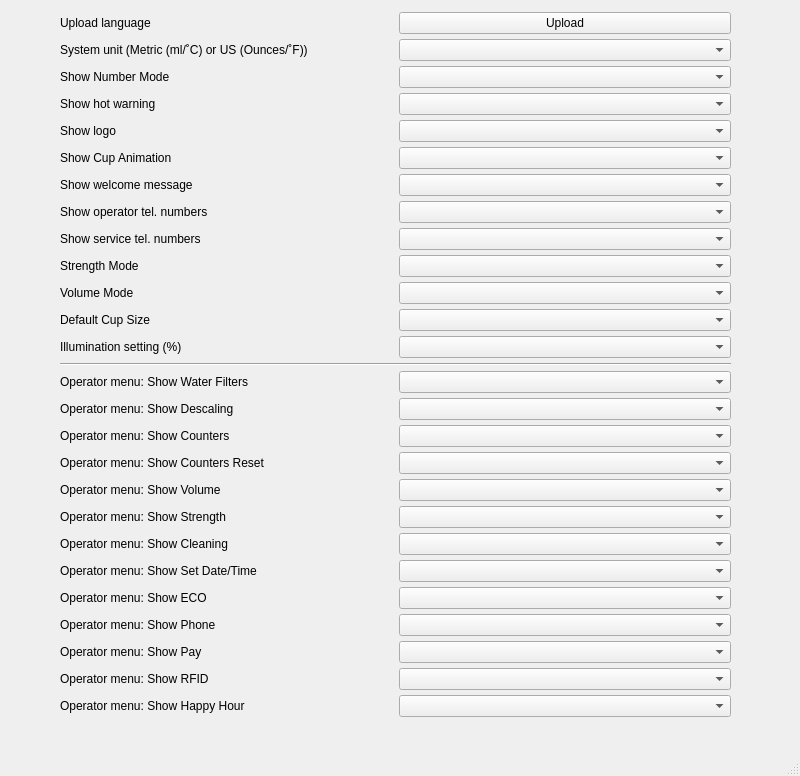
<?xml version="1.0" encoding="UTF-8"?>
<ui version="4.0">
 <class>WBSDDisplayOptWindow</class>
 <widget class="QMainWindow" name="WBSDDisplayOptWindow">
  <property name="geometry">
   <rect>
    <x>0</x>
    <y>0</y>
    <width>800</width>
    <height>776</height>
   </rect>
  </property>
  <property name="windowTitle">
   <string>Display settings</string>
  </property>
  <widget class="QWidget" name="centralwidget">
   <widget class="QWidget" name="gridLayoutWidget">
    <property name="enabled">
     <bool>true</bool>
    </property>
    <property name="geometry">
     <rect>
      <x>20</x>
      <y>10</y>
      <width>751</width>
      <height>719</height>
     </rect>
    </property>
    <layout class="QGridLayout" name="gridLayout">
     <property name="leftMargin">
      <number>40</number>
     </property>
     <property name="topMargin">
      <number>0</number>
     </property>
     <property name="rightMargin">
      <number>40</number>
     </property>
     <property name="bottomMargin">
      <number>0</number>
     </property>
     <property name="verticalSpacing">
      <number>3</number>
     </property>
     <item row="19" column="0">
      <widget class="QLabel" name="label_15">
       <property name="enabled">
        <bool>true</bool>
       </property>
       <property name="text">
        <string>Operator menu: Show Volume</string>
       </property>
      </widget>
     </item>
     <item row="16" column="1">
      <widget class="QComboBox" name="cbdescal"/>
     </item>
     <item row="26" column="1">
      <widget class="QComboBox" name="cboOperShowRFID">
       <property name="enabled">
        <bool>true</bool>
       </property>
      </widget>
     </item>
     <item row="7" column="1">
      <widget class="QComboBox" name="cboShowWelcome">
       <property name="enabled">
        <bool>true</bool>
       </property>
      </widget>
     </item>
     <item row="6" column="0">
      <widget class="QLabel" name="label_9">
       <property name="text">
        <string>Show Cup Animation</string>
       </property>
      </widget>
     </item>
     <item row="25" column="1">
      <widget class="QComboBox" name="cboOperShowPay">
       <property name="enabled">
        <bool>true</bool>
       </property>
      </widget>
     </item>
     <item row="24" column="1">
      <widget class="QComboBox" name="cboOperShowPhone">
       <property name="enabled">
        <bool>true</bool>
       </property>
      </widget>
     </item>
     <item row="13" column="1">
      <widget class="QComboBox" name="ledDIM">
       <property name="enabled">
        <bool>true</bool>
       </property>
      </widget>
     </item>
     <item row="24" column="0">
      <widget class="QLabel" name="label_17">
       <property name="enabled">
        <bool>true</bool>
       </property>
       <property name="text">
        <string>Operator menu: Show Phone</string>
       </property>
      </widget>
     </item>
     <item row="23" column="1">
      <widget class="QComboBox" name="cboOperShowECO">
       <property name="enabled">
        <bool>true</bool>
       </property>
      </widget>
     </item>
     <item row="3" column="0">
      <widget class="QLabel" name="label_5">
       <property name="enabled">
        <bool>true</bool>
       </property>
       <property name="text">
        <string>Show hot warning</string>
       </property>
      </widget>
     </item>
     <item row="20" column="0">
      <widget class="QLabel" name="label_16">
       <property name="enabled">
        <bool>true</bool>
       </property>
       <property name="text">
        <string>Operator menu: Show Strength</string>
       </property>
      </widget>
     </item>
     <item row="0" column="1">
      <widget class="QPushButton" name="btnUpload">
       <property name="text">
        <string>Upload</string>
       </property>
      </widget>
     </item>
     <item row="16" column="0">
      <widget class="QLabel" name="label_2">
       <property name="text">
        <string>Operator menu: Show Descaling</string>
       </property>
      </widget>
     </item>
     <item row="21" column="1">
      <widget class="QComboBox" name="cboOperShowCleaning">
       <property name="enabled">
        <bool>true</bool>
       </property>
      </widget>
     </item>
     <item row="10" column="0">
      <widget class="QLabel" name="label_10">
       <property name="enabled">
        <bool>true</bool>
       </property>
       <property name="text">
        <string>Strength Mode</string>
       </property>
      </widget>
     </item>
     <item row="23" column="0">
      <widget class="QLabel" name="label_20">
       <property name="enabled">
        <bool>true</bool>
       </property>
       <property name="text">
        <string>Operator menu: Show ECO</string>
       </property>
      </widget>
     </item>
     <item row="20" column="1">
      <widget class="QComboBox" name="cboOperShowStrength">
       <property name="enabled">
        <bool>true</bool>
       </property>
      </widget>
     </item>
     <item row="19" column="1">
      <widget class="QComboBox" name="cboOperShowVol">
       <property name="enabled">
        <bool>true</bool>
       </property>
      </widget>
     </item>
     <item row="21" column="0">
      <widget class="QLabel" name="label_22">
       <property name="enabled">
        <bool>true</bool>
       </property>
       <property name="text">
        <string>Operator menu: Show Cleaning</string>
       </property>
      </widget>
     </item>
     <item row="7" column="0">
      <widget class="QLabel" name="label_21">
       <property name="enabled">
        <bool>true</bool>
       </property>
       <property name="text">
        <string>Show welcome message</string>
       </property>
      </widget>
     </item>
     <item row="26" column="0">
      <widget class="QLabel" name="label_19">
       <property name="enabled">
        <bool>true</bool>
       </property>
       <property name="text">
        <string>Operator menu: Show RFID</string>
       </property>
      </widget>
     </item>
     <item row="11" column="0">
      <widget class="QLabel" name="label_11">
       <property name="enabled">
        <bool>true</bool>
       </property>
       <property name="text">
        <string>Volume Mode</string>
       </property>
      </widget>
     </item>
     <item row="2" column="0">
      <widget class="QLabel" name="label_3">
       <property name="enabled">
        <bool>true</bool>
       </property>
       <property name="text">
        <string>Show Number Mode</string>
       </property>
      </widget>
     </item>
     <item row="10" column="1">
      <widget class="QComboBox" name="strMode">
       <property name="enabled">
        <bool>true</bool>
       </property>
      </widget>
     </item>
     <item row="13" column="0">
      <widget class="QLabel" name="label_12">
       <property name="enabled">
        <bool>true</bool>
       </property>
       <property name="text">
        <string>Illumination setting (%)</string>
       </property>
      </widget>
     </item>
     <item row="1" column="1">
      <widget class="QComboBox" name="tempUnit">
       <property name="enabled">
        <bool>true</bool>
       </property>
      </widget>
     </item>
     <item row="4" column="1">
      <widget class="QComboBox" name="showLogo">
       <property name="enabled">
        <bool>true</bool>
       </property>
      </widget>
     </item>
     <item row="11" column="1">
      <widget class="QComboBox" name="volMode">
       <property name="enabled">
        <bool>true</bool>
       </property>
      </widget>
     </item>
     <item row="8" column="0">
      <widget class="QLabel" name="label_7">
       <property name="enabled">
        <bool>true</bool>
       </property>
       <property name="text">
        <string>Show operator tel. numbers</string>
       </property>
      </widget>
     </item>
     <item row="9" column="1">
      <widget class="QComboBox" name="showServTel">
       <property name="enabled">
        <bool>true</bool>
       </property>
      </widget>
     </item>
     <item row="22" column="0">
      <widget class="QLabel" name="label_14">
       <property name="enabled">
        <bool>true</bool>
       </property>
       <property name="text">
        <string>Operator menu: Show Set Date/Time</string>
       </property>
      </widget>
     </item>
     <item row="17" column="1">
      <widget class="QComboBox" name="cboOperShowCounters">
       <property name="enabled">
        <bool>true</bool>
       </property>
      </widget>
     </item>
     <item row="0" column="0">
      <widget class="QLabel" name="label">
       <property name="enabled">
        <bool>true</bool>
       </property>
       <property name="text">
        <string>Upload language</string>
       </property>
      </widget>
     </item>
     <item row="3" column="1">
      <widget class="QComboBox" name="showHotW">
       <property name="enabled">
        <bool>true</bool>
       </property>
      </widget>
     </item>
     <item row="1" column="0">
      <widget class="QLabel" name="tempLabel">
       <property name="enabled">
        <bool>true</bool>
       </property>
       <property name="text">
        <string>System unit (Metric (ml/˚C) or US (Ounces/˚F))</string>
       </property>
      </widget>
     </item>
     <item row="8" column="1">
      <widget class="QComboBox" name="showOpTel">
       <property name="enabled">
        <bool>true</bool>
       </property>
      </widget>
     </item>
     <item row="4" column="0">
      <widget class="QLabel" name="label_6">
       <property name="enabled">
        <bool>true</bool>
       </property>
       <property name="text">
        <string>Show logo</string>
       </property>
      </widget>
     </item>
     <item row="2" column="1">
      <widget class="QComboBox" name="showNumMode">
       <property name="enabled">
        <bool>true</bool>
       </property>
      </widget>
     </item>
     <item row="17" column="0">
      <widget class="QLabel" name="label_13">
       <property name="enabled">
        <bool>true</bool>
       </property>
       <property name="text">
        <string>Operator menu: Show Counters</string>
       </property>
      </widget>
     </item>
     <item row="9" column="0">
      <widget class="QLabel" name="label_8">
       <property name="enabled">
        <bool>true</bool>
       </property>
       <property name="text">
        <string>Show service tel. numbers</string>
       </property>
      </widget>
     </item>
     <item row="25" column="0">
      <widget class="QLabel" name="label_18">
       <property name="enabled">
        <bool>true</bool>
       </property>
       <property name="text">
        <string>Operator menu: Show Pay</string>
       </property>
      </widget>
     </item>
     <item row="22" column="1">
      <widget class="QComboBox" name="cboOperShowDate">
       <property name="enabled">
        <bool>true</bool>
       </property>
      </widget>
     </item>
     <item row="15" column="0">
      <widget class="QLabel" name="label_4">
       <property name="text">
        <string>Operator menu: Show Water Filters</string>
       </property>
      </widget>
     </item>
     <item row="15" column="1">
      <widget class="QComboBox" name="cbwf"/>
     </item>
     <item row="6" column="1">
      <widget class="QComboBox" name="cb_Ani"/>
     </item>
     <item row="12" column="0">
      <widget class="QLabel" name="label_23">
       <property name="text">
        <string>Default Cup Size</string>
       </property>
      </widget>
     </item>
     <item row="12" column="1">
      <widget class="QComboBox" name="cobcupsize">
       <property name="enabled">
        <bool>true</bool>
       </property>
      </widget>
     </item>
     <item row="27" column="0">
      <widget class="QLabel" name="label_24">
       <property name="enabled">
        <bool>true</bool>
       </property>
       <property name="text">
        <string>Operator menu: Show Happy Hour</string>
       </property>
      </widget>
     </item>
     <item row="27" column="1">
      <widget class="QComboBox" name="cboOperShowHpy">
       <property name="enabled">
        <bool>true</bool>
       </property>
      </widget>
     </item>
     <item row="18" column="0">
      <widget class="QLabel" name="label_25">
       <property name="enabled">
        <bool>true</bool>
       </property>
       <property name="text">
        <string>Operator menu: Show Counters Reset</string>
       </property>
      </widget>
     </item>
     <item row="18" column="1">
      <widget class="QComboBox" name="cboOperShowCountersRst">
       <property name="enabled">
        <bool>true</bool>
       </property>
      </widget>
     </item>
     <item row="14" column="0" colspan="2">
      <widget class="Line" name="line">
       <property name="lineWidth">
        <number>1</number>
       </property>
       <property name="orientation">
        <enum>Qt::Horizontal</enum>
       </property>
      </widget>
     </item>
    </layout>
   </widget>
  </widget>
  <widget class="QMenuBar" name="menubar">
   <property name="geometry">
    <rect>
     <x>0</x>
     <y>0</y>
     <width>800</width>
     <height>21</height>
    </rect>
   </property>
  </widget>
  <widget class="QStatusBar" name="statusbar"/>
 </widget>
 <tabstops>
  <tabstop>btnUpload</tabstop>
  <tabstop>tempUnit</tabstop>
  <tabstop>showNumMode</tabstop>
  <tabstop>showHotW</tabstop>
  <tabstop>showLogo</tabstop>
  <tabstop>cboShowWelcome</tabstop>
  <tabstop>showOpTel</tabstop>
  <tabstop>showServTel</tabstop>
  <tabstop>strMode</tabstop>
  <tabstop>volMode</tabstop>
  <tabstop>ledDIM</tabstop>
  <tabstop>cboOperShowCounters</tabstop>
  <tabstop>cboOperShowVol</tabstop>
  <tabstop>cboOperShowStrength</tabstop>
  <tabstop>cboOperShowCleaning</tabstop>
  <tabstop>cboOperShowDate</tabstop>
  <tabstop>cboOperShowECO</tabstop>
  <tabstop>cboOperShowPhone</tabstop>
  <tabstop>cboOperShowPay</tabstop>
  <tabstop>cboOperShowRFID</tabstop>
 </tabstops>
 <resources/>
 <connections/>
</ui>
